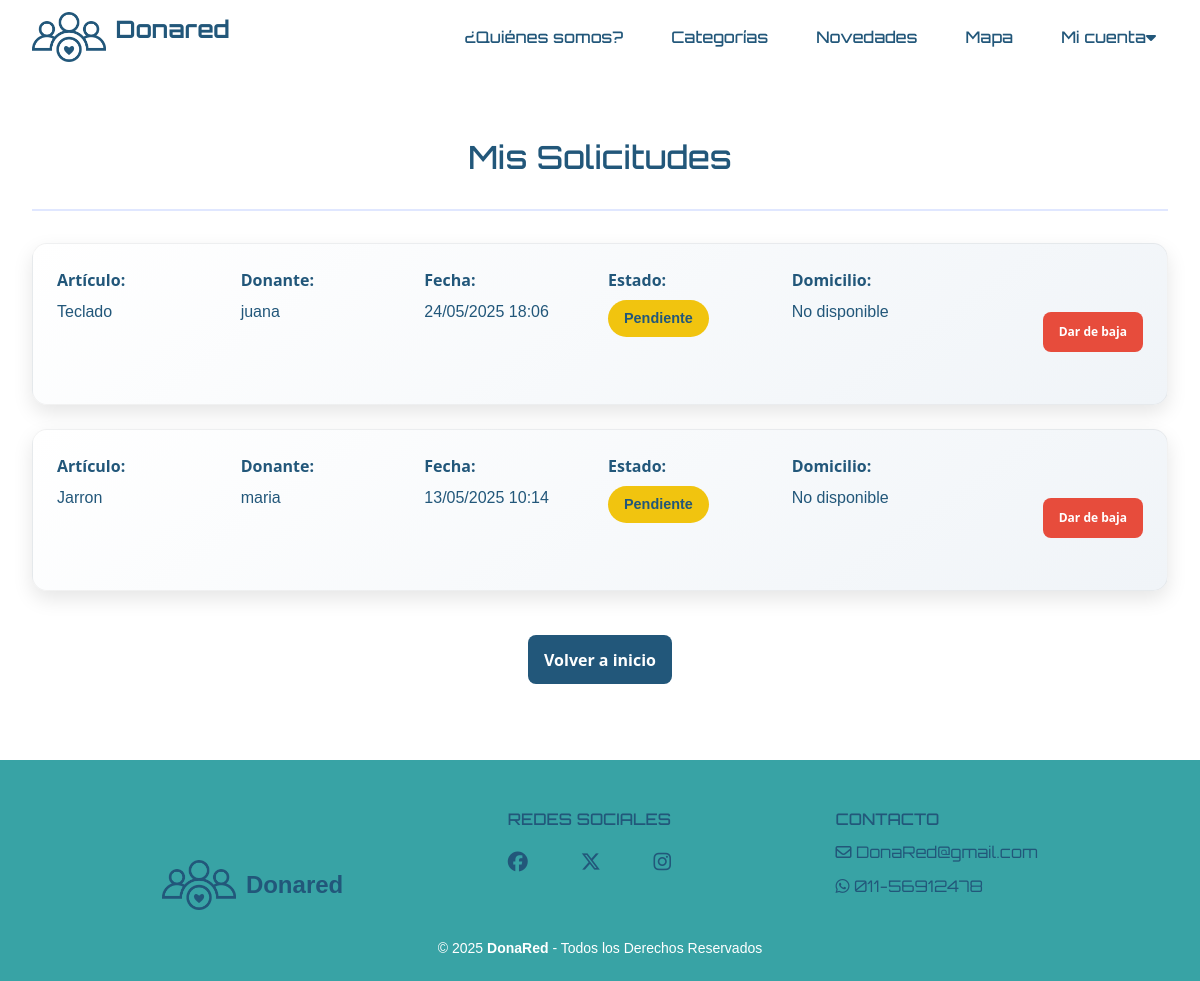
The page /solicitudes/ (signed in) on the database as committed earlier.
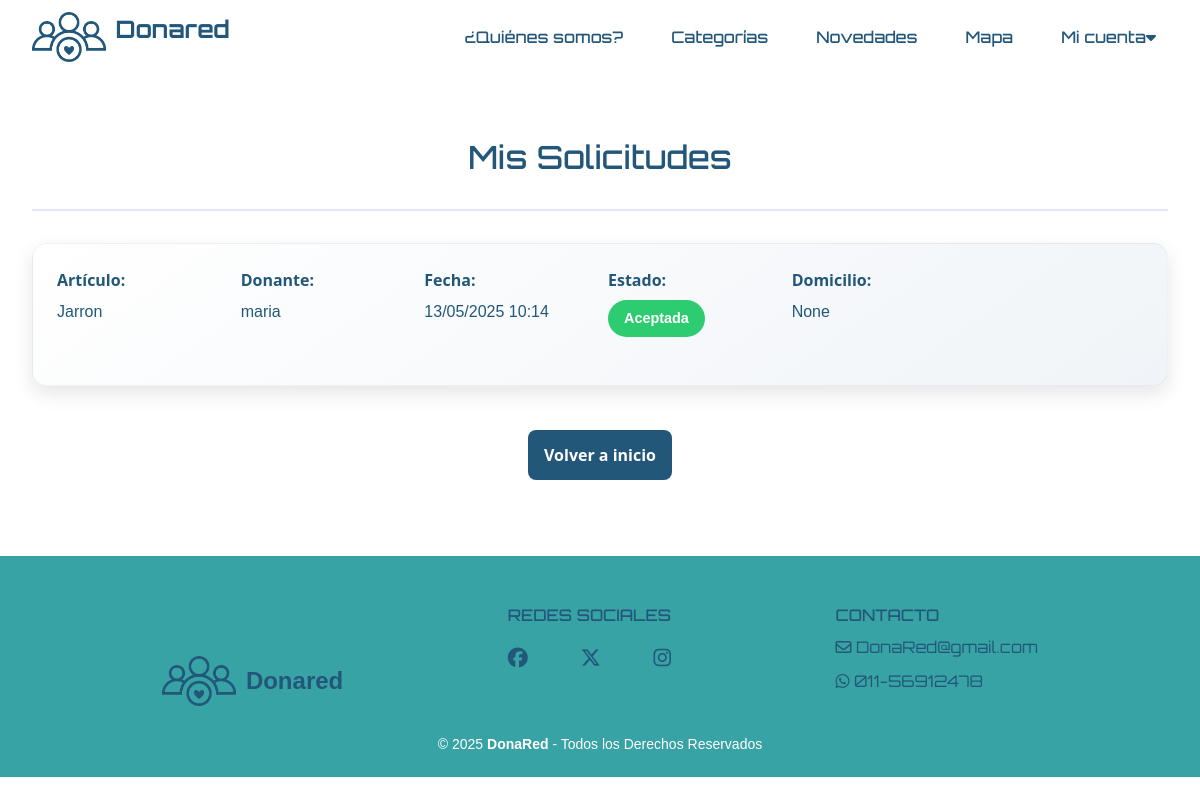
The same page on the database as committed later.
### donaredapp/models.py (models this page shows, shortened)
class Solicitud(models.Model):
    item = models.ForeignKey(Item, on_delete=models.CASCADE, related_name='item_solicitudes')
    donante = models.ForeignKey(User, on_delete=models.CASCADE, related_name='donante_solicitudes')
    beneficiario = models.ForeignKey(User, on_delete=models.CASCADE, related_name='beneficiario_solicitudes')
    fecha_creacion = models.DateTimeField(auto_now_add=True)
    STATUS_CHOICES = [
        ('PENDIENTE', 'Pendiente'),
        ('ACEPTADA', 'Aceptada'),
        ('RECHAZADA', 'Rechazada'),
        ('CONCRETADA', 'Concretada'),
    ]
    estado = models.CharField(max_length=20, choices=STATUS_CHOICES, default='PENDIENTE')
    class Meta:
        unique_together = ['item', 'beneficiario']
        verbose_name = 'Donación'
        verbose_name_plural = 'Donaciones'

class Item(models.Model):
    nombre = models.CharField(max_length=100)
    descripcion = models.TextField(max_length=500)
    categoria = models.ForeignKey(Categoria, on_delete=models.CASCADE)
    fecha_creacion = models.DateTimeField(auto_now_add=True)
    usuario = models.ForeignKey(
        User,
        on_delete=models.CASCADE,
        related_name='items',
        null=True,
    )
    imagen = models.ImageField(upload_to='items/', null=True, blank=True, default='items/sin_imagen.png')
    domicilio = models.CharField(max_length=255, null=True, blank=True)
    activo = models.BooleanField(default=True)
    latitude = models.DecimalField(max_digits=9, decimal_places=6, null=True, blank=True)
    longitude = models.DecimalField(max_digits=9, decimal_places=6, null=True, blank=True)

### donaredapp/views_solicitudes.py (the view)
# urls.py: path('solicitudes/', views_solicitudes.solicitudes, name='solicitudes'),
@login_required
def solicitudes(request):
    solicitudes = Solicitud.objects.filter(beneficiario=request.user).order_by('-fecha_creacion')
    for solicitud in solicitudes:
        if solicitud.item and solicitud.item.domicilio:
            domicilio_parts = solicitud.item.domicilio.split(',')
            solicitud.display_domicilio = ', '.join(part.strip() for part in domicilio_parts[:3])
        else:
            solicitud.display_domicilio = "No especificado"
    return render(request, 'donaredapp/solicitudes.html', {
        'solicitudes': solicitudes,
    })

### donaredapp/templates/donaredapp/solicitudes.html (shortened to what this page needs)
{% extends 'donaredapp/base.html' %}
{% load static %}
{% block content %}
<section class="solicitudes-container">
    <div class="solicitudes-header">
        <h2>Mis Solicitudes</h2>
    </div>
    {% if solicitudes %}
        {% for solicitud in solicitudes %}
        <div class="solicitud-card">
            <div class="solicitud-info">
                <div>
                    <strong>Artículo:</strong>
                    <p><a href="{% url 'donaredapp:tarjeta' item_id=solicitud.item.id %}">{{ solicitud.item.nombre }}</a></p>
                </div>
                <div>
                    <strong>Donante:</strong>
                    <p>{{ solicitud.donante.username }}</p>
                </div>
                <div>
                    <strong>Fecha:</strong>
                    <p>{{ solicitud.fecha_creacion|date:"d/m/Y H:i" }}</p>
                </div>
                <div>
                    <strong>Estado:</strong>
                    <p><span class="estado-badge estado-{{ solicitud.estado|lower }}">{{ solicitud.get_estado_display }}</span></p>
                </div>
                <div>
                    <strong>Domicilio:</strong>
                    <p>{% if solicitud.estado == 'ACEPTADA' %}{{ solicitud.item.domicilio }}{% else %}No disponible{% endif %}</p>
                </div>
                <div class="solicitud-actions">
                {% if solicitud.estado == 'PENDIENTE' %}
                <button class="btn btn-danger" onclick="confirmarBaja(this)" data-url="{% url 'donaredapp:gestionar_solicitud' solicitud_id=solicitud.id %}">Dar de baja</button>
                {% endif %}
                </div>
            </div>
        </div>
        {% endfor %}
    {% else %}
        <div class="solicitud-card">
            <p class="text-center">No tienes solicitudes activas.</p>
        </div>
    {% endif %}
    <div class="solicitud-actions" style="justify-content: center; margin-top: 2rem;">
        <a href="{% url 'donaredapp:index' %}" class="btn btn-primary">Volver a inicio</a>
    </div>
</section>
{% endblock %}

### donaredapp/templates/donaredapp/base.html (shortened to what this page needs)
{% load static %}
<!DOCTYPE html>
<html lang="es">
<head>
    <link href="https://cdnjs.cloudflare.com/ajax/libs/font-awesome/6.0.0-beta3/css/all.min.css" rel="stylesheet">
    <link href="https://cdnjs.cloudflare.com/ajax/libs/font-awesome/6.4.2/css/all.min.css" rel="stylesheet">
    <link href="https://cdn.jsdelivr.net/npm/bootstrap@5.3.0/dist/css/bootstrap.min.css" rel="stylesheet">
    <link rel="stylesheet" href="{% static 'donaredapp/style.css' %}" />
</head>
<body>
    <nav class="navbar">
        <div class="brand logo-login">
            <a href="{% url 'donaredapp:index' %}"><img src="{% static 'donaredapp/images/logoDonared.png' %}" alt="Logo" ></a>
            <a href="{% url 'donaredapp:index' %}"><p>Donared</p></a>
        </div>
        <div class="nav-links">
            {% if request.resolver_match.url_name == 'index' %}
                <a href="#quienes-somos">¿Quiénes somos?</a>
            {% else %}
                <a href="{% url 'donaredapp:index' %}#quienes-somos">¿Quiénes somos?</a>
            {% endif %}
            <a href="{% url 'donaredapp:categorias' %}">Categorías</a>
            <a href="/novedades/" class="nav-link">Novedades</a>
            <a href="{% url 'geo:mapa' %}" class="nav-link">Mapa</a>
            <div class="dropdown">
                <a href="#">Mi cuenta<i class="fa fa-caret-down"></i></a>
            </div>
        </div>
    </nav>
    {% block content %}{% endblock %}
    <footer class="footer">
        <div class="footer-content">
            <div class="link logo-footer">
                <ul>
                    <li><a href="{% url 'donaredapp:index' %}"><img src="{% static 'donaredapp/images/logoDonared.png' %}" alt="Logo" ></a>
                        <a href="{% url 'donaredapp:index' %}"><p>Donared</p></a>
                    </li>
                </ul>
            </div>
            <div class="link">
                <h3>REDES SOCIALES</h3>
                <ul class="link-redes">
                    <li><a href="https://www.facebook.com/" target="_blank"><i class="fa-brands fa-facebook fa-lg"></i></a></li>
                    <li><a href="https://twitter.com/" target="_blank"><i class="fa-brands fa-x-twitter fa-lg"></i></a></li>
                    <li><a href="https://www.instagram.com/" target="_blank"><i class="fa-brands fa-instagram fa-lg"></i></a></li>
                </ul>
            </div>
            <div class="link">
                <h3>CONTACTO</h3>
                <ul>
                    <li><a href="mailto:DonaRed@gmail.com"><i class="fa-regular fa-envelope"></i> DonaRed@gmail.com</a></li>
                    <li><a href="https://api.whatsapp.com/send/?phone=__"><i class="fa-brands fa-whatsapp"></i> 011-56912478</a></li>
                </ul>
            </div>
        </div>
        <div class="footer-copy">
            <p><small>&copy; 2025 <b>DonaRed</b> - Todos los Derechos Reservados</small></p>
        </div>
    </footer>
</body>
</html>

### donaredapp/static/donaredapp/style.css (style rules this page uses)
html, body { max-width: 100vw; overflow-x: hidden; }
body { background-color: #ffffff; color: #22577A; margin: 0 ; padding: 0; box-sizing: border-box; }
h1, h2, h3 { font-family: 'Orbitron', sans-serif; }
p { font-family: 'helvetica', sans-serif; }
a { text-decoration: none; color: inherit; }
.navbar { display: flex; align-items: center; justify-content: space-between; padding: 0.7em 2rem; background: #fff; position: relative; z-index: 10; font-family: 'Orbitron', sans-serif; }
.nav-links { display: flex; align-items: center; gap: 24px; }
.nav-links a { text-decoration: none; color: #22577A; font-weight: 500; padding: 8px 12px; transition: color 0.2s ease; }
.brand { display: flex; align-items: center; gap: 10px; }
.brand img { height: 50px; }
.brand p { font-size: 1.5rem; font-weight: bold; color: #22577A; font-family: 'orbitron',sans-serif; }
.dropdown { position: relative; }
.btn { padding: 0.8rem 1.5rem; border-radius: 8px; font-weight: 600; transition: all 0.3s ease; text-decoration: none; display: inline-block; }
.btn-primary, .btn-outline-primary { background: #22577A; color: white; }
.footer { padding: 50px 80px 5px; background-color: #38A3A5; font-family: 'Orbitron', sans-serif; }
.footer-content { display: flex; justify-content: space-around; }
ul { list-style: none; padding-left: 0; }
.logo-footer ul li { display: flex; align-items: center; margin-top: 50px; gap: 10px; }
.logo-footer img { height: 50px; }
.logo-footer { font-size: 1.5rem; color: #22577A; font-weight: bold; }
.link img { height: 50px; }
.link p { font-size: 1.5rem; margin: 0; }
.link h3 { font-size: 1rem; color: #22577A; margin-bottom: 10px ; text-transform: uppercase; }
.link a { font-size: 1rem; color: #22577A; display: block; margin-bottom: 10px; }
.link-redes { display: flex; justify-content: space-between; margin-top: 20px; }
.footer-copy { text-align: center; color: #fff; }
.btn-primary { background-color: #22577A; color: #fff; border: none; padding: 10px 28px; border-radius: 4px; font-size: 1rem; font-weight: bold; margin-top: 12px; transition: background 0.2s, color 0.2s; }
.solicitudes-container { max-width: 1200px; margin: 2rem auto; padding: 2rem; }
.solicitudes-header { text-align: center; margin-bottom: 2rem; padding-bottom: 1rem; border-bottom: 2px solid #e0e7ff; }
.solicitudes-header h2 { color: #22577A; font-size: 2rem; margin-bottom: 1rem; }
.solicitud-card { background: linear-gradient(145deg, #ffffff, #f0f4f8); border-radius: 15px; box-shadow: 0 8px 20px rgba(0, 0, 0, 0.1); transition: transform 0.3s ease, box-shadow 0.3s ease; border: 1px solid rgba(0, 0, 0, 0.05); margin-bottom: 1.5rem; padding: 1.5rem; }
.solicitud-info { display: grid; grid-template-columns: repeat(auto-fit, minmax(150px, 1fr)); gap: 1rem; margin-bottom: 1rem; }
.solicitud-info p { margin: 0.5rem 0; color: #22577A; }
.solicitud-info strong { color: #22577A; font-weight: 600; display: inline-block; min-width: 100px; }
.solicitud-actions { display: flex; justify-content: flex-end; gap: 1rem; margin-top: 2rem; }
.btn { padding: 0.8rem 1rem; border-radius: 8px; font-weight: 600; transition: all 0.3s ease; text-decoration: none; display: inline-block; cursor: pointer; border: none; margin: 12px 0; }
.btn-primary { background-color: #22577A; color: white; }
.estado-badge { display: inline-block; padding: 0.5rem 1rem; border-radius: 20px; font-weight: 600; font-size: 0.9rem; }
.estado-aceptada { background-color: #2ecc71; color: white; }

Rows that differ between the two databases and show on the page:
removed Solicitud: item.nombre "Teclado", donante.username "juana", fecha_creacion "24/05/2025 18:06", estado "Pendiente", shows "No disponible", shows "Dar de baja"
changed Solicitud "Jarron": estado "Pendiente" → "Aceptada"; item.domicilio (not shown) → "None"; no longer shows "No disponible Dar de baja"
